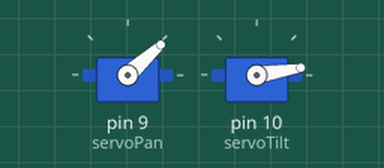
The sketch below on a simulated Arduino Uno, built with avr-gcc and run on an emulated ATmega328P. Parts: 2 × servo. What the sketch prints to the serial monitor is not drawn.

Above: at 0.1 s.
At 1.0 s:
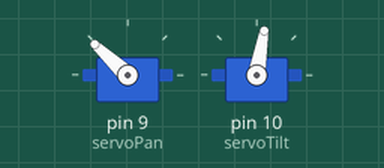
At 1.95 s:
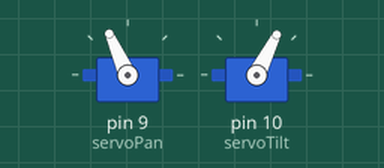
At 3.85 s:
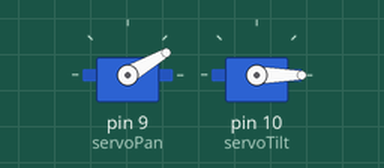
Timing chart, 0 to 8.8 s (numbered marks = the images above):
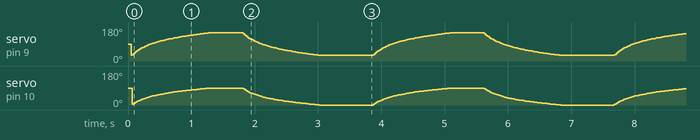

The sketch:

pan_and_tilt.ino
```cpp
#include <Servo.h>
#include <math.h>

// Pan and Tilt Servos
Servo servoPan;   // Pin 9 - horizontal panning
Servo servoTilt;  // Pin 10 - vertical tilting bracket

// Range constants
const int PAN_MIN = 0;
const int PAN_MAX = 180;
const int TILT_MIN = 0;   // Prevent tilting too far down
const int TILT_MAX = 180;  // Prevent tilting too far up

// Note: Tilt servo now uses direct physical degrees (0–180)

// --------------------------
// EASING PRESETS
// --------------------------

// Slow start → fast end
float logEaseIn(float t) {
  return log(1 + 9 * t) / log(10);
}

// Fast start → slow end
float logEaseOut(float t) {
  float inv = 1.0 - t;
  return 1.0 - (log(1 + 9 * inv) / log(10));
}

// Slow → fast → slow (smoother)
float logEaseInOut(float t) {
  if (t < 0.5) {
    float tt = t * 2.0 ;
    return 0.5 * (log(1 + 9 * tt) / log(10));
  } else {
    float tt = (t - 0.5) * 2.0;
    float eased = log(1 + 9 * tt) / log(10);
    return 0.5 + 0.5 * eased;
  }
}

// No easing
float linearEase(float t) {
  return t;
}

// --------------------------
// SELECT YOUR PRESET HERE
// --------------------------

// Options: logEaseIn, logEaseOut, logEaseInOut, linearEase
float (*ease)(float) = logEaseIn;   // <—— change this to switch preset

// --------------------------

// --------------------------
// TEST CONFIG: choose which single servo to exercise
// --------------------------
enum TestTarget { TEST_PAN, TEST_TILT };
const TestTarget TEST_TARGET = TEST_TILT; // change to TEST_TILT to test tilt only

// --------------------------

void moveServoWithEase(Servo &s, int startPos, int endPos, int durationMs) {
  const int steps = 100;
  for (int i = 0; i <= steps; i++) {
    float t = (float)i / steps;
    float eased = ease(t);       // use selected easing preset

    int pos = startPos + (endPos - startPos) * eased;
    s.write(pos);

    delay(durationMs / steps);
  }
}

// Convenience wrappers to move a single named servo with clamped ranges
void movePanWithEase(int startPos, int endPos, int durationMs) {
  startPos = constrain(startPos, PAN_MIN, PAN_MAX);
  endPos   = constrain(endPos, PAN_MIN, PAN_MAX);
  moveServoWithEase(servoPan, startPos, endPos, durationMs);
}

void moveTiltWithEase(int startPos, int endPos, int durationMs) {
  startPos = constrain(startPos, TILT_MIN, TILT_MAX);
  endPos   = constrain(endPos, TILT_MIN, TILT_MAX);
  moveServoWithEase(servoTilt, startPos, endPos, durationMs);
}

// Move both pan and tilt servos simultaneously with coordinated motion
void moveDualServosWithEase(int panStart, int panEnd, int tiltStart, int tiltEnd, int durationMs) {
  const int steps = 100;
  for (int i = 0; i <= steps; i++) {
    float t = (float)i / steps;
    float eased = ease(t);

    // Calculate positions for both servos
    int panPos = panStart + (panEnd - panStart) * eased;
    int tiltPos = tiltStart + (tiltEnd - tiltStart) * eased;

    // Constrain to valid ranges
    panPos = constrain(panPos, PAN_MIN, PAN_MAX);
    tiltPos = constrain(tiltPos, TILT_MIN, TILT_MAX);

    // Move both servos
    servoPan.write(panPos);
    servoTilt.write(tiltPos);

    delay(durationMs / steps);
  }
}

void setup() {
  servoPan.attach(9);    // Pan servo on pin 9
  servoTilt.attach(10);  // Tilt servo on pin 10
  Serial.begin(115200);
  delay(50);
}

void loop() {
  // if (TEST_TARGET == TEST_PAN) {
  //   // Test pan only
  //   movePanWithEase(30, 150, 1200);
  //   delay(500);
  //   movePanWithEase(150, 30, 1200);
  //   delay(800);
  // } else {
  //   // Test tilt only
  //   Serial.println("Tilt: moving towards higher degrees");
  //   moveTiltWithEase(0, 90, 1200);
  //   delay(500);
  // //   Serial.println("Tilt: moving towards lower degrees");
  //   moveTiltWithEase(90, 0, 1200);
  //   delay(800);
    Serial.println("Moving pan and tilt together");
    moveDualServosWithEase(30, 150, 0, 90, 1200);
    delay(500);
    moveDualServosWithEase(150, 30, 90, 0, 1200);
    delay(800);
  }
```
